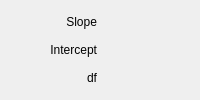
                       <widget class="QWidget" name="sfu3PLMTab">
                        <attribute name="title">
                         <string>Slope • Intercept • df</string>
                        </attribute>
                        <layout class="QGridLayout" name="gridLayout_51">
                         <item row="0" column="0">
                          <layout class="QGridLayout" name="gridLayout_28">
                           <property name="sizeConstraint">
                            <enum>QLayout::SetDefaultConstraint</enum>
                           </property>
                           <item row="0" column="0">
                            <widget class="QLabel" name="sfu3PLMSlpLabel">
                             <property name="text">
                              <string>Slope</string>
                             </property>
                             <property name="alignment">
                              <set>Qt::AlignRight|Qt::AlignTrailing|Qt::AlignVCenter</set>
                             </property>
                            </widget>
                           </item>
                           <item row="0" column="1">
                            <widget class="QwtCounter" name="sfu3PLMSlpDSpin" native="true">
                             <property name="numButtons" stdset="0">
                              <number>1</number>
                             </property>
                            </widget>
                           </item>
                           <item row="1" column="0">
                            <widget class="QLabel" name="sfu3PLMIntLabel">
                             <property name="text">
                              <string>Intercept</string>
                             </property>
                             <property name="alignment">
                              <set>Qt::AlignRight|Qt::AlignTrailing|Qt::AlignVCenter</set>
                             </property>
                            </widget>
                           </item>
                           <item row="1" column="1">
                            <widget class="QwtCounter" name="sfu3PLMIntDSpin" native="true">
                             <property name="numButtons" stdset="0">
                              <number>1</number>
                             </property>
                            </widget>
                           </item>
                           <item row="2" column="0">
                            <widget class="QLabel" name="sfu3PLMDfLabel">
                             <property name="text">
                              <string>df</string>
                             </property>
                             <property name="alignment">
                              <set>Qt::AlignRight|Qt::AlignTrailing|Qt::AlignVCenter</set>
                             </property>
                            </widget>
                           </item>
                           <item row="2" column="1">
                            <widget class="QwtCounter" name="sfu3PLMDfDSpin" native="true">
                             <property name="numButtons" stdset="0">
                              <number>1</number>
                             </property>
                            </widget>
                           </item>
                          </layout>
                         </item>
                        </layout>
                       </widget>
